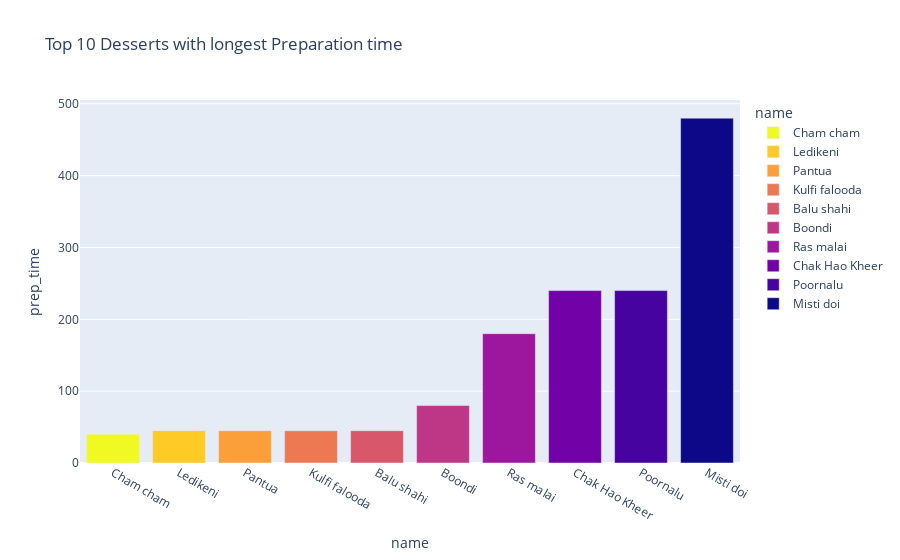

The notebook cell saved with this chart:
### Code cell
bar_plot_plotly('dessert','prep_time', 'Plasma_r', 'Top 10 Desserts with longest Preparation time')

### Figure 1 — Plotly figure (JSON) as saved in the notebook; plotly's stock layout.template omitted (floating-point values rounded to 4 significant figures)
{"data": [{"alignmentgroup": "True", "hovertemplate": "name=%{x}<br>prep_time=%{y}<extra></extra>", "legendgroup": "Cham cham", "marker": {"color": "#f0f921", "pattern": {"shape": ""}}, "name": "Cham cham", "offsetgroup": "Cham cham", "orientation": "v", "showlegend": true, "textposition": "auto", "type": "bar", "x": ["Cham cham"], "xaxis": "x", "y": [40], "yaxis": "y"}, {"alignmentgroup": "True", "hovertemplate": "name=%{x}<br>prep_time=%{y}<extra></extra>", "legendgroup": "Ledikeni", "marker": {"color": "#fdca26", "pattern": {"shape": ""}}, "name": "Ledikeni", "offsetgroup": "Ledikeni", "orientation": "v", "showlegend": true, "textposition": "auto", "type": "bar", "x": ["Ledikeni"], "xaxis": "x", "y": [45], "yaxis": "y"}, {"alignmentgroup": "True", "hovertemplate": "name=%{x}<br>prep_time=%{y}<extra></extra>", "legendgroup": "Pantua", "marker": {"color": "#fb9f3a", "pattern": {"shape": ""}}, "name": "Pantua", "offsetgroup": "Pantua", "orientation": "v", "showlegend": true, "textposition": "auto", "type": "bar", "x": ["Pantua"], "xaxis": "x", "y": [45], "yaxis": "y"}, {"alignmentgroup": "True", "hovertemplate": "name=%{x}<br>prep_time=%{y}<extra></extra>", "legendgroup": "Kulfi falooda", "marker": {"color": "#ed7953", "pattern": {"shape": ""}}, "name": "Kulfi falooda", "offsetgroup": "Kulfi falooda", "orientation": "v", "showlegend": true, "textposition": "auto", "type": "bar", "x": ["Kulfi falooda"], "xaxis": "x", "y": [45], "yaxis": "y"}, {"alignmentgroup": "True", "hovertemplate": "name=%{x}<br>prep_time=%{y}<extra></extra>", "legendgroup": "Balu shahi", "marker": {"color": "#d8576b", "pattern": {"shape": ""}}, "name": "Balu shahi", "offsetgroup": "Balu shahi", "orientation": "v", "showlegend": true, "textposition": "auto", "type": "bar", "x": ["Balu shahi"], "xaxis": "x", "y": [45], "yaxis": "y"}, {"alignmentgroup": "True", "hovertemplate": "name=%{x}<br>prep_time=%{y}<extra></extra>", "legendgroup": "Boondi", "marker": {"color": "#bd3786", "pattern": {"shape": ""}}, "name": "Boondi", "offsetgroup": "Boondi", "orientation": "v", "showlegend": true, "textposition": "auto", "type": "bar", "x": ["Boondi"], "xaxis": "x", "y": [80], "yaxis": "y"}, {"alignmentgroup": "True", "hovertemplate": "name=%{x}<br>prep_time=%{y}<extra></extra>", "legendgroup": "Ras malai", "marker": {"color": "#9c179e", "pattern": {"shape": ""}}, "name": "Ras malai", "offsetgroup": "Ras malai", "orientation": "v", "showlegend": true, "textposition": "auto", "type": "bar", "x": ["Ras malai"], "xaxis": "x", "y": [180], "yaxis": "y"}, {"alignmentgroup": "True", "hovertemplate": "name=%{x}<br>prep_time=%{y}<extra></extra>", "legendgroup": "Chak Hao Kheer", "marker": {"color": "#7201a8", "pattern": {"shape": ""}}, "name": "Chak Hao Kheer", "offsetgroup": "Chak Hao Kheer", "orientation": "v", "showlegend": true, "textposition": "auto", "type": "bar", "x": ["Chak Hao Kheer"], "xaxis": "x", "y": [240], "yaxis": "y"}, {"alignmentgroup": "True", "hovertemplate": "name=%{x}<br>prep_time=%{y}<extra></extra>", "legendgroup": "Poornalu", "marker": {"color": "#46039f", "pattern": {"shape": ""}}, "name": "Poornalu", "offsetgroup": "Poornalu", "orientation": "v", "showlegend": true, "textposition": "auto", "type": "bar", "x": ["Poornalu"], "xaxis": "x", "y": [240], "yaxis": "y"}, {"alignmentgroup": "True", "hovertemplate": "name=%{x}<br>prep_time=%{y}<extra></extra>", "legendgroup": "Misti doi", "marker": {"color": "#0d0887", "pattern": {"shape": ""}}, "name": "Misti doi", "offsetgroup": "Misti doi", "orientation": "v", "showlegend": true, "textposition": "auto", "type": "bar", "x": ["Misti doi"], "xaxis": "x", "y": [480], "yaxis": "y"}], "layout": {"barmode": "relative", "legend": {"title": {"text": "name"}, "tracegroupgap": 0}, "title": {"text": "Top 10 Desserts with longest Preparation time"}, "xaxis": {"anchor": "y", "categoryarray": ["Cham cham", "Ledikeni", "Pantua", "Kulfi falooda", "Balu shahi", "Boondi", "Ras malai", "Chak Hao Kheer", "Poornalu", "Misti doi"], "categoryorder": "array", "domain": [0, 1], "title": {"text": "name"}}, "yaxis": {"anchor": "x", "domain": [0, 1], "title": {"text": "prep_time"}}}}
